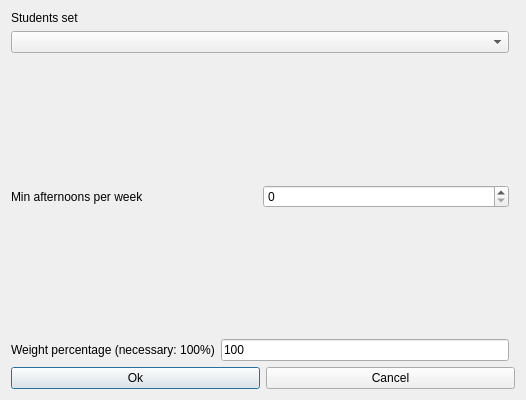
<?xml version="1.0" encoding="UTF-8"?>
<ui version="4.0">
 <class>ModifyConstraintStudentsSetMinAfternoonsPerWeekForm_template</class>
 <widget class="QDialog" name="ModifyConstraintStudentsSetMinAfternoonsPerWeekForm_template">
  <property name="geometry">
   <rect>
    <x>0</x>
    <y>0</y>
    <width>526</width>
    <height>400</height>
   </rect>
  </property>
  <property name="windowTitle">
   <string extracomment="This is the title of the dialog to modify a constraint of this type">Modify students set min afternoons per week</string>
  </property>
  <layout class="QGridLayout">
   <item row="0" column="0">
    <layout class="QVBoxLayout">
     <item>
      <widget class="QLabel" name="studentsTextLabel">
       <property name="frameShape">
        <enum>QFrame::NoFrame</enum>
       </property>
       <property name="frameShadow">
        <enum>QFrame::Plain</enum>
       </property>
       <property name="text">
        <string>Students set</string>
       </property>
       <property name="wordWrap">
        <bool>false</bool>
       </property>
      </widget>
     </item>
     <item>
      <widget class="QComboBox" name="studentsComboBox">
       <property name="editable">
        <bool>false</bool>
       </property>
       <property name="insertPolicy">
        <enum>QComboBox::NoInsert</enum>
       </property>
       <property name="duplicatesEnabled">
        <bool>false</bool>
       </property>
      </widget>
     </item>
    </layout>
   </item>
   <item row="2" column="0">
    <layout class="QHBoxLayout">
     <item>
      <widget class="QLabel" name="minAfternoonsTextLabel">
       <property name="frameShape">
        <enum>QFrame::NoFrame</enum>
       </property>
       <property name="frameShadow">
        <enum>QFrame::Plain</enum>
       </property>
       <property name="text">
        <string>Min afternoons per week</string>
       </property>
       <property name="wordWrap">
        <bool>false</bool>
       </property>
      </widget>
     </item>
     <item>
      <widget class="QSpinBox" name="minAfternoonsSpinBox"/>
     </item>
    </layout>
   </item>
   <item row="5" column="0" colspan="2">
    <layout class="QHBoxLayout">
     <item>
      <widget class="QPushButton" name="okPushButton">
       <property name="text">
        <string>Ok</string>
       </property>
      </widget>
     </item>
     <item>
      <widget class="QPushButton" name="cancelPushButton">
       <property name="text">
        <string>Cancel</string>
       </property>
      </widget>
     </item>
    </layout>
   </item>
   <item row="3" column="0">
    <spacer name="spacer7">
     <property name="orientation">
      <enum>Qt::Vertical</enum>
     </property>
     <property name="sizeType">
      <enum>QSizePolicy::Expanding</enum>
     </property>
     <property name="sizeHint" stdset="0">
      <size>
       <width>20</width>
       <height>31</height>
      </size>
     </property>
    </spacer>
   </item>
   <item row="1" column="0">
    <spacer name="spacer8">
     <property name="orientation">
      <enum>Qt::Vertical</enum>
     </property>
     <property name="sizeType">
      <enum>QSizePolicy::Expanding</enum>
     </property>
     <property name="sizeHint" stdset="0">
      <size>
       <width>20</width>
       <height>31</height>
      </size>
     </property>
    </spacer>
   </item>
   <item row="4" column="0">
    <layout class="QHBoxLayout">
     <item>
      <widget class="QLabel" name="weightTextLabel">
       <property name="frameShape">
        <enum>QFrame::NoFrame</enum>
       </property>
       <property name="frameShadow">
        <enum>QFrame::Plain</enum>
       </property>
       <property name="text">
        <string>Weight percentage (necessary: 100%)</string>
       </property>
       <property name="wordWrap">
        <bool>false</bool>
       </property>
      </widget>
     </item>
     <item>
      <widget class="QLineEdit" name="weightLineEdit">
       <property name="text">
        <string notr="true">100</string>
       </property>
      </widget>
     </item>
    </layout>
   </item>
  </layout>
 </widget>
 <layoutdefault spacing="6" margin="11"/>
 <resources/>
 <connections/>
</ui>
